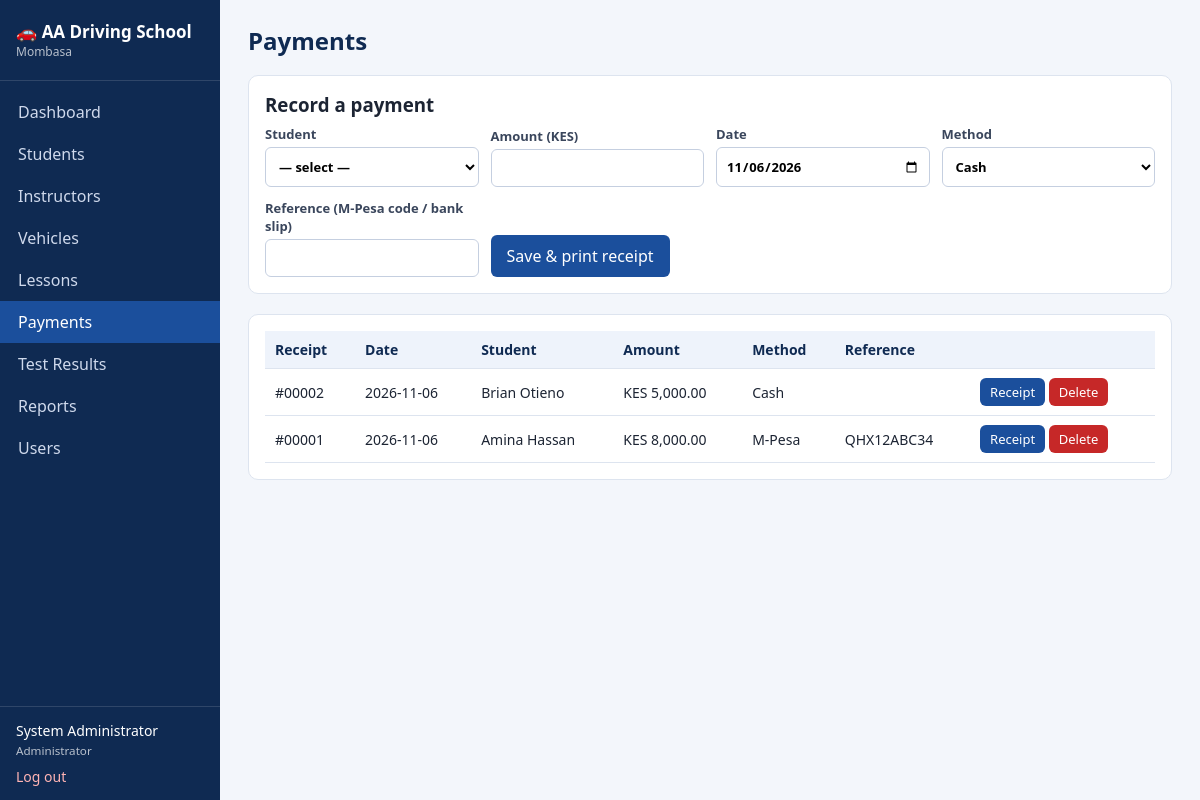
The app's page /payments.php (signed in) with its own data.
### tables this page shows
CREATE TABLE payments (
  payment_id INT AUTO_INCREMENT PRIMARY KEY,
  student_id INT NOT NULL,
  amount DECIMAL(10,2) NOT NULL,
  payment_date DATE NOT NULL,
  payment_method ENUM('Cash','M-Pesa','Bank') NOT NULL,
  reference VARCHAR(50),
  received_by INT NULL,
  FOREIGN KEY (student_id) REFERENCES students(student_id) ON DELETE CASCADE,
  FOREIGN KEY (received_by) REFERENCES users(user_id) ON DELETE SET NULL
);

CREATE TABLE students (
  student_id INT AUTO_INCREMENT PRIMARY KEY,
  user_id INT NULL,
  full_name VARCHAR(100) NOT NULL,
  gender ENUM('Male','Female','Other') NOT NULL,
  id_number VARCHAR(30),
  phone VARCHAR(20) NOT NULL,
  email VARCHAR(100),
  address VARCHAR(150),
  course VARCHAR(60) NOT NULL DEFAULT 'Class B (Light vehicle)',
  course_fee DECIMAL(10,2) NOT NULL DEFAULT 0,
  reg_date DATE NOT NULL,
  FOREIGN KEY (user_id) REFERENCES users(user_id) ON DELETE SET NULL
);

### config.php (called while the page is built, shortened)
<?php
function e($s) { return htmlspecialchars((string)$s, ENT_QUOTES, 'UTF-8'); }
function money($n) { return 'KES ' . number_format((float)$n, 2); }
function user() { return $_SESSION['user'] ?? null; }
function has_role(...$roles) { return user() && in_array(user()['role'], $roles, true); }

### payments.php (the view, shortened to what this page needs)
<?php
require 'config.php';
$manager = has_role('Administrator', 'Receptionist');
$sid = has_role('Student') ? my_student_id() : null;
if ($sid) {
    $st = $pdo->prepare('SELECT p.*, s.full_name student FROM payments p JOIN students s USING(student_id) WHERE p.student_id=? ORDER BY payment_date DESC, payment_id DESC');
    $st->execute([$sid]);
} else {
    $st = $pdo->query('SELECT p.*, s.full_name student FROM payments p JOIN students s USING(student_id) ORDER BY payment_date DESC, payment_id DESC LIMIT 200');
}
$rows = $st->fetchAll();
require 'includes/header.php';
?>
<?php if ($manager): ?>
<div class="panel">
  <h3 style="margin-top:0">Record a payment</h3>
  <form method="post" class="grid"><?= csrf_field() ?>
    <label>Student <select name="student_id" required><option value="">— select —</option></select></label>
    <label>Amount (KES) <input type="number" step="0.01" min="1" name="amount" required></label>
    <label>Date <input type="date" name="payment_date" value="<?= date('Y-m-d') ?>"></label>
    <label>Method <select name="payment_method"><option>Cash</option><option>M-Pesa</option><option>Bank</option></select></label>
    <label>Reference (M-Pesa code / bank slip) <input name="reference"></label>
    <div><button class="btn">Save &amp; print receipt</button></div>
  </form>
</div>
<?php endif; ?>
<div class="panel"><table><tr><th>Receipt</th><th>Date</th><th>Student</th><th>Amount</th><th>Method</th><th>Reference</th><th></th></tr>
<?php foreach ($rows as $r): ?>
  <tr><td>#<?= str_pad($r['payment_id'], 5, '0', STR_PAD_LEFT) ?></td><td><?= e($r['payment_date']) ?></td><td><?= e($r['student']) ?></td><td><?= money($r['amount']) ?></td><td><?= e($r['payment_method']) ?></td><td><?= e($r['reference']) ?></td>
  <td><a class="btn sm" href="receipt.php?id=<?= $r['payment_id'] ?>">Receipt</a>
  <?php if (has_role('Administrator')): ?><form method="post" class="inline" onsubmit="return confirm('Delete this payment?')"><button class="btn sm red">Delete</button></form><?php endif; ?></td></tr>
<?php endforeach; if (!$rows) echo '<tr><td colspan="7" class="muted">No payments yet.</td></tr>'; ?>
</table></div>
<?php require 'includes/footer.php'; ?>

### assets/style.css (style rules this page uses)
:root { --primary:#1b4f9c;--dark:#0f2a52;--bg:#f3f6fb;--line:#dde4ef;--ok:#1e8e3e;--err:#c62828;--warn:#e69500 }
* { box-sizing:border-box }
body { margin:0;font-family:Segoe UI,Arial,sans-serif;background:var(--bg);color:#1c2433;display:flex;min-height:100vh }
h3 { margin:22px 0 8px }
.panel { background:#fff;border:1px solid var(--line);border-radius:10px;padding:16px;margin-bottom:20px;overflow-x:auto }
table { width:100%;border-collapse:collapse;font-size:14px }
th,td { text-align:left;padding:9px 10px;border-bottom:1px solid var(--line);vertical-align:middle }
th { background:#eef3fb;color:var(--dark);white-space:nowrap }
form.grid { display:grid;grid-template-columns:repeat(auto-fit,minmax(210px,1fr));gap:12px;align-items:end }
label { display:block;font-size:13px;font-weight:600;color:#3a465c }
input,select,textarea { width:100%;padding:9px;margin-top:4px;border:1px solid #c5cfe0;border-radius:6px;font:inherit;background:#fff }
.btn { background:var(--primary);color:#fff;border:0;padding:10px 16px;border-radius:6px;cursor:pointer;font:inherit;text-decoration:none;display:inline-block }
.btn.sm { padding:5px 10px;font-size:13px }
.btn.red { background:var(--err) }
.inline { display:inline }

### records on screen
payments: payment_id "00002", payment_date "2026-11-06", student.full_name "Brian Otieno", amount "KES 5,000.00", payment_method "Cash"
payments: payment_id "00001", payment_date "2026-11-06", student.full_name "Amina Hassan", amount "KES 8,000.00", payment_method "M-Pesa", reference "QHX12ABC34"

### other values on screen
APP_NAME "AA Driving School"
$label "Dashboard"
$label "Students"
$label "Instructors"
$label "Vehicles"
$label "Lessons"
$label "Payments"
$label "Test Results"
$label "Reports"
$label "Users"
user()['full_name'] "System Administrator"
$role "Administrator"
$page_title "Payments"
